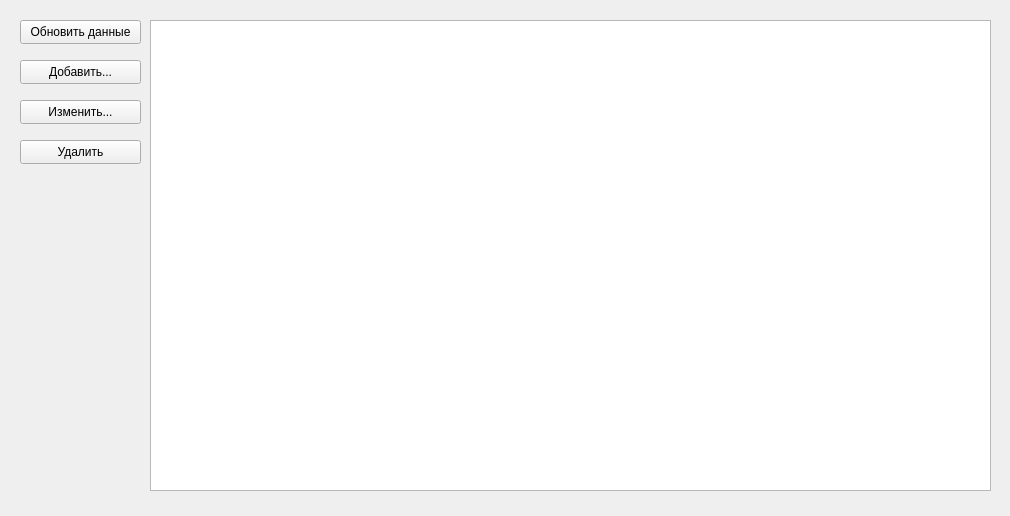
<?xml version="1.0" encoding="UTF-8"?>
<ui version="4.0">
 <class>supervisors</class>
 <widget class="QWidget" name="supervisors">
  <property name="geometry">
   <rect>
    <x>0</x>
    <y>0</y>
    <width>1010</width>
    <height>516</height>
   </rect>
  </property>
  <property name="windowTitle">
   <string>Form</string>
  </property>
  <widget class="QTableView" name="tableView">
   <property name="geometry">
    <rect>
     <x>150</x>
     <y>20</y>
     <width>841</width>
     <height>471</height>
    </rect>
   </property>
   <property name="sizePolicy">
    <sizepolicy hsizetype="Expanding" vsizetype="Expanding">
     <horstretch>0</horstretch>
     <verstretch>0</verstretch>
    </sizepolicy>
   </property>
   <property name="contextMenuPolicy">
    <enum>Qt::CustomContextMenu</enum>
   </property>
   <property name="sizeAdjustPolicy">
    <enum>QAbstractScrollArea::AdjustIgnored</enum>
   </property>
   <property name="editTriggers">
    <set>QAbstractItemView::NoEditTriggers</set>
   </property>
   <property name="showDropIndicator" stdset="0">
    <bool>false</bool>
   </property>
   <property name="dragDropOverwriteMode">
    <bool>false</bool>
   </property>
   <property name="selectionMode">
    <enum>QAbstractItemView::SingleSelection</enum>
   </property>
   <property name="selectionBehavior">
    <enum>QAbstractItemView::SelectRows</enum>
   </property>
   <property name="cornerButtonEnabled">
    <bool>false</bool>
   </property>
   <attribute name="verticalHeaderDefaultSectionSize">
    <number>70</number>
   </attribute>
  </widget>
  <widget class="QPushButton" name="DeleteRow">
   <property name="geometry">
    <rect>
     <x>20</x>
     <y>140</y>
     <width>121</width>
     <height>24</height>
    </rect>
   </property>
   <property name="text">
    <string>Удалить</string>
   </property>
  </widget>
  <widget class="QPushButton" name="InsertDialogOpen">
   <property name="geometry">
    <rect>
     <x>20</x>
     <y>60</y>
     <width>121</width>
     <height>24</height>
    </rect>
   </property>
   <property name="text">
    <string>Добавить...</string>
   </property>
  </widget>
  <widget class="QPushButton" name="UpdateDialogOpen">
   <property name="geometry">
    <rect>
     <x>20</x>
     <y>100</y>
     <width>121</width>
     <height>24</height>
    </rect>
   </property>
   <property name="text">
    <string>Изменить...</string>
   </property>
  </widget>
  <widget class="QPushButton" name="tableRefreshButton">
   <property name="geometry">
    <rect>
     <x>20</x>
     <y>20</y>
     <width>121</width>
     <height>24</height>
    </rect>
   </property>
   <property name="text">
    <string>Обновить данные</string>
   </property>
  </widget>
 </widget>
 <resources/>
 <connections/>
</ui>
